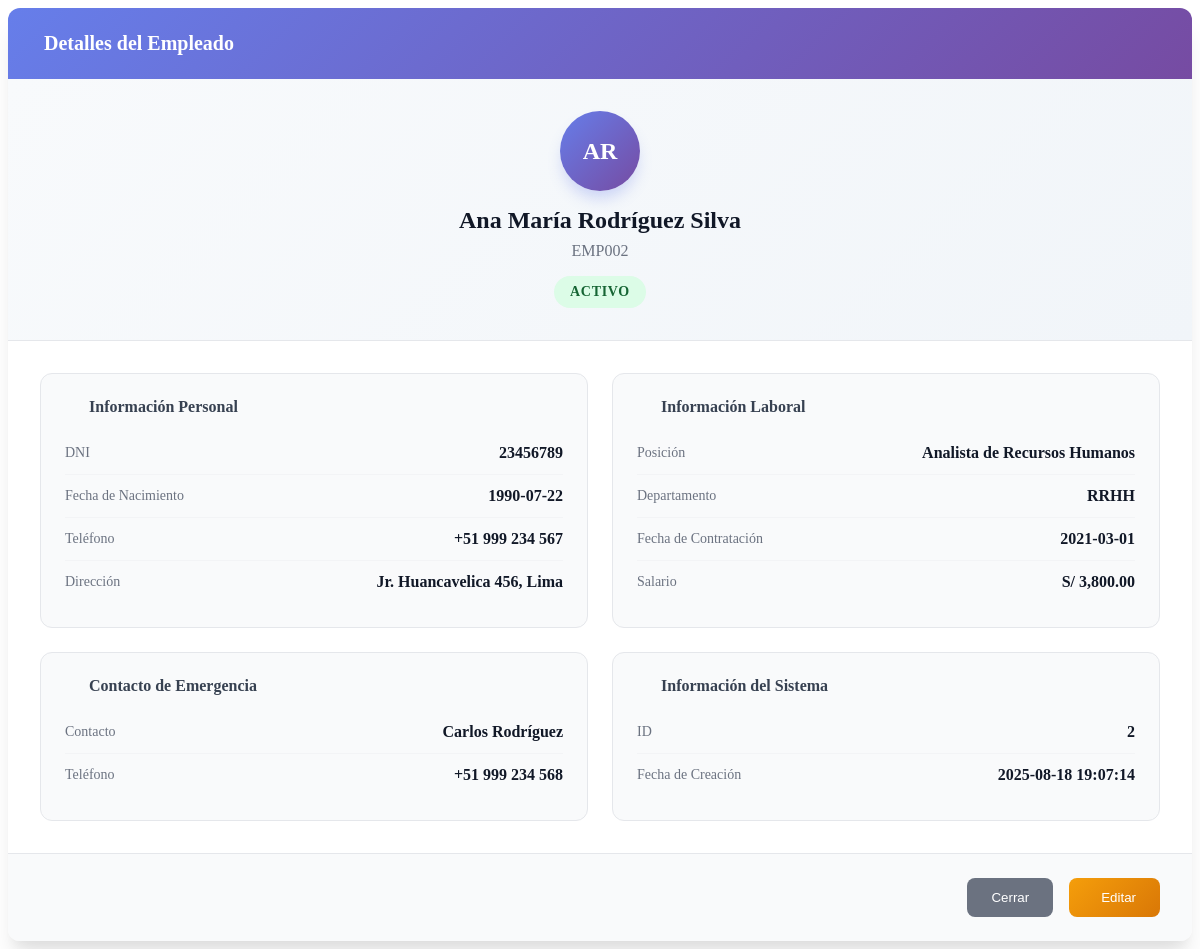
/app/views/personal/view_modal.php?id=2 (signed in), run on the app's committed database.
### tables this page shows
CREATE TABLE `personal` (
  `id` int NOT NULL,
  `user_id` int DEFAULT NULL,
  `employee_code` varchar(20) NOT NULL,
  `first_name` varchar(100) NOT NULL,
  `last_name` varchar(100) NOT NULL,
  `dni` varchar(20) DEFAULT NULL,
  `birth_date` date DEFAULT NULL,
  `hire_date` date NOT NULL,
  `position` varchar(100) DEFAULT NULL,
  `department` varchar(100) DEFAULT NULL,
  `salary` decimal(10,2) DEFAULT NULL,
  `status` enum('ACTIVO','INACTIVO','VACACIONES','LICENCIA') DEFAULT 'ACTIVO',
  `phone` varchar(20) DEFAULT NULL,
  `address` text,
  `emergency_contact` varchar(100) DEFAULT NULL,
  `emergency_phone` varchar(20) DEFAULT NULL,
  `created_at` timestamp NULL DEFAULT CURRENT_TIMESTAMP,
  `is_deleted` tinyint(1) NOT NULL DEFAULT '0'
);

### app/views/personal/view_modal.php (the view, shortened to what this page needs)
<?php
$id = isset($_GET['id']) ? (int)$_GET['id'] : 0;
$personal = null;
$sql = 'SELECT p.*, u.username, u.email FROM personal p LEFT JOIN users u ON p.user_id = u.id WHERE p.id = ? LIMIT 1';
if ($stmt = mysqli_prepare($GLOBALS['conn'], $sql)) {
    mysqli_stmt_bind_param($stmt, 'i', $id);
    mysqli_stmt_execute($stmt);
    $res = mysqli_stmt_get_result($stmt);
    $personal = mysqli_fetch_assoc($res);
}
?>
<div class="modal-content">
  <div class="modal-header">
    <h3>Detalles del Empleado</h3>
  </div>
  <div class="employee-profile">
    <div class="employee-avatar-large">
      <?= strtoupper(substr($personal['first_name'] ?? '', 0, 1) . substr($personal['last_name'] ?? '', 0, 1)) ?>
    </div>
    <div class="employee-name"><?= htmlspecialchars(trim(($personal['first_name'] ?? '').' '.($personal['last_name'] ?? ''))) ?></div>
    <div class="employee-code"><?= htmlspecialchars($personal['employee_code']) ?></div>
    <span class="employee-status <?= strtolower($personal['status']) === 'activo' ? 'status-active' : (strtolower($personal['status']) === 'vacaciones' ? 'status-vacation' : (strtolower($personal['status']) === 'licencia' ? 'status-license' : 'status-inactive')) ?>">
      <?= htmlspecialchars($personal['status']) ?>
    </span>
  </div>
  <div class="info-grid">
    <div class="info-section">
      <h4><i class="fa fa-id-card"></i> Información Personal</h4>
      <div class="info-item">
        <span class="info-label">DNI</span>
        <span class="info-value <?= empty($personal['dni']) ? 'empty' : '' ?>">
          <?= htmlspecialchars($personal['dni'] ?? 'No especificado') ?>
        </span>
      </div>
      <div class="info-item">
        <span class="info-label">Fecha de Nacimiento</span>
        <span class="info-value <?= empty($personal['birth_date']) ? 'empty' : '' ?>">
          <?= htmlspecialchars($personal['birth_date'] ?? 'No especificada') ?>
        </span>
      </div>
      <div class="info-item">
        <span class="info-label">Teléfono</span>
        <span class="info-value <?= empty($personal['phone']) ? 'empty' : '' ?>">
          <?= htmlspecialchars($personal['phone'] ?? 'No especificado') ?>
        </span>
      </div>
      <div class="info-item">
        <span class="info-label">Dirección</span>
        <span class="info-value <?= empty($personal['address']) ? 'empty' : '' ?>">
          <?= htmlspecialchars($personal['address'] ?? 'No especificada') ?>
        </span>
      </div>
    </div>
    <div class="info-section">
      <h4><i class="fa fa-briefcase"></i> Información Laboral</h4>
      <div class="info-item">
        <span class="info-label">Posición</span>
        <span class="info-value <?= empty($personal['position']) ? 'empty' : '' ?>">
          <?= htmlspecialchars($personal['position'] ?? 'No especificada') ?>
        </span>
      </div>
      <div class="info-item">
        <span class="info-label">Departamento</span>
        <span class="info-value <?= empty($personal['department']) ? 'empty' : '' ?>">
          <?= htmlspecialchars($personal['department'] ?? 'No especificado') ?>
        </span>
      </div>
      <div class="info-item">
        <span class="info-label">Fecha de Contratación</span>
        <span class="info-value">
          <?= htmlspecialchars($personal['hire_date']) ?>
        </span>
      </div>
      <div class="info-item">
        <span class="info-label">Salario</span>
        <span class="info-value <?= empty($personal['salary']) ? 'empty' : '' ?>">
          <?= $personal['salary'] ? 'S/ ' . number_format($personal['salary'], 2) : 'No especificado' ?>
        </span>
      </div>
    </div>
    <div class="info-section">
      <h4><i class="fa fa-phone"></i> Contacto de Emergencia</h4>
      <div class="info-item">
        <span class="info-label">Contacto</span>
        <span class="info-value <?= empty($personal['emergency_contact']) ? 'empty' : '' ?>">
          <?= htmlspecialchars($personal['emergency_contact'] ?? 'No especificado') ?>
        </span>
      </div>
      <div class="info-item">
        <span class="info-label">Teléfono</span>
        <span class="info-value <?= empty($personal['emergency_phone']) ? 'empty' : '' ?>">
          <?= htmlspecialchars($personal['emergency_phone'] ?? 'No especificado') ?>
        </span>
      </div>
    </div>
    <div class="info-section">
      <h4><i class="fa fa-user"></i> Información del Sistema</h4>
      <div class="info-item">
        <span class="info-label">ID</span>
        <span class="info-value"><?= (int)$personal['id'] ?></span>
      </div>
      <div class="info-item">
        <span class="info-label">Fecha de Creación</span>
        <span class="info-value"><?= htmlspecialchars($personal['created_at']) ?></span>
      </div>
    </div>
  </div>
  <div class="modal-actions">
    <button type="button" class="btn-secondary" onclick="closeModal()">
      <i class="fa fa-times"></i> Cerrar
    </button>
    <button type="button" class="btn-primary" onclick="editPersonal(<?= (int)$personal['id'] ?>)">
      <i class="fa fa-pen"></i> Editar
    </button>
  </div>
</div>

### app/views/personal/view_modal.php (style rules this page uses)
.modal-content { background: white; border-radius: 12px; overflow: hidden; box-shadow: 0 20px 25px -5px rgba(0, 0, 0, 0.1), 0 10px 10px -5px rgba(0, 0, 0, 0.04); }
.modal-header { background: linear-gradient(135deg, #667eea 0%, #764ba2 100%); color: white; padding: 1.5rem; display: flex; align-items: center; gap: 0.75rem; }
.modal-header h3 { margin: 0; font-size: 1.25rem; font-weight: 600; }
.employee-profile { padding: 2rem; text-align: center; background: linear-gradient(135deg, #f8fafc 0%, #f1f5f9 100%); border-bottom: 1px solid #e5e7eb; }
.employee-avatar-large { width: 80px; height: 80px; border-radius: 50%; background: linear-gradient(135deg, #667eea 0%, #764ba2 100%); display: flex; align-items: center; justify-content: center; color: white; font-weight: 700; font-size: 1.5rem; margin: 0 auto 1rem; box-shadow: 0 10px 15px -3px rgba(102, 126, 234, 0.3); }
.employee-name { font-size: 1.5rem; font-weight: 700; color: #111827; margin-bottom: 0.5rem; }
.employee-code { color: #6b7280; font-size: 1rem; margin-bottom: 1rem; }
.employee-status { display: inline-block; padding: 0.5rem 1rem; border-radius: 25px; font-size: 0.875rem; font-weight: 600; text-transform: uppercase; letter-spacing: 0.05em; }
.status-active { background: #dcfce7; color: #166534; }
.info-grid { display: grid; grid-template-columns: repeat(2, 1fr); gap: 1.5rem; padding: 2rem; }
.info-section { background: #f9fafb; padding: 1.5rem; border-radius: 12px; border: 1px solid #e5e7eb; }
.info-section h4 { margin: 0 0 1rem 0; color: #374151; font-size: 1rem; font-weight: 600; display: flex; align-items: center; gap: 0.5rem; }
.info-item { display: flex; justify-content: space-between; align-items: center; padding: 0.75rem 0; border-bottom: 1px solid #f3f4f6; }
.info-item:last-child { border-bottom: none; }
.info-label { font-weight: 500; color: #6b7280; font-size: 0.875rem; }
.info-value { font-weight: 600; color: #111827; text-align: right; }
.modal-actions { display: flex; gap: 1rem; justify-content: flex-end; padding: 1.5rem 2rem; background: #f9fafb; border-top: 1px solid #e5e7eb; }
.btn-secondary { background: #6b7280; color: white; border: none; padding: 0.75rem 1.5rem; border-radius: 8px; cursor: pointer; font-weight: 500; transition: all 0.2s ease; }
.btn-primary { background: linear-gradient(135deg, #f59e0b 0%, #d97706 100%); color: white; border: none; padding: 0.75rem 1.5rem; border-radius: 8px; cursor: pointer; font-weight: 500; display: flex; align-items: center; gap: 0.5rem; transition: all 0.2s ease; }

### data on the page
personal: first_name+last_name "AR", first_name+last_name "Ana María Rodríguez Silva", employee_code "EMP002", status "ACTIVO", dni "23456789", birth_date "1990-07-22", phone "+51 999 234 567", address "Jr. Huancavelica 456, Lima", position "Analista de Recursos Humanos", department "RRHH", hire_date "2021-03-01", salary "3,800.00", emergency_contact "Carlos Rodríguez", emergency_phone "+51 999 234 568", id "2", created_at "2025-08-18 19:07:14"
